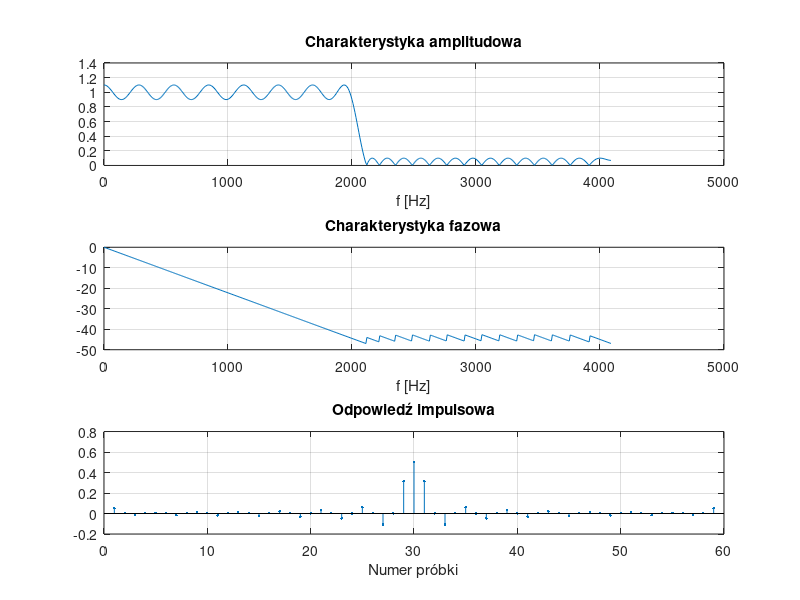

MATLAB code to generate this figure:
% Metoda aproksymacji równomiernie falistej  FIR
pkg load signal
%clear; clc;
Fs=8192;
%[n,f0,m0,w]=firpmord([2000 2100],[1 0],[0.1 0.1],Fs);  %dla osób korzystających z Matlaba
%w Octavie funkcja teoretycznie istnieje w pakiecie signal, ale jest niezaimplementowana
%firpmord([2000 2100],[1 0],[0.01 0.1],Fs)
n=58; f0=[0;0.488281250000000;0.512695312500000;1]; m0=[1;1;0;0]; w=[1;1]; 
b=remez(n,f0,m0,w);          %alternatywnie firpm                                                

[H,f]=freqz(b,1,512,Fs);

subplot(3,1,1); plot(f,abs(H)); grid; title('Charakterystyka amplitudowa'); 
xlabel('f [Hz]');

subplot(3,1,2); plot(f,unwrap(angle(H))); grid; title('Charakterystyka fazowa'); 
xlabel('f [Hz]');

subplot(3,1,3); stem(impz(b),'.'); grid; title('Odpowiedź impulsowa');
xlabel('Numer próbki');


% fvtool(b,1);

%______________________________________________________________________ 
%1. Odczytaj (z Matlab-Workspace) wymiar macierzy b oraz rząd filtru n

%2. Sprawdź parametry zaprojektowanego filtru:
%pasmo przenoszenia, pasmo zaporowe, 
%zafalowanie w paśmie przenoszenia, zafalowannie w paśmie zapoprwym,
%liczbę próbek odpowiedzi impulsowej





